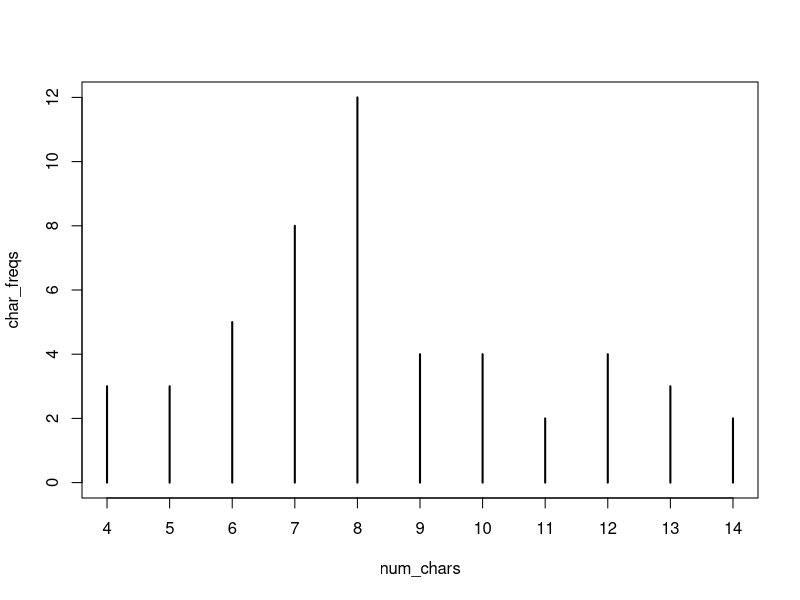

Reproduce this figure in R.
stat_range <- function(x) {
  max(x) - min(x)
}

stat_centers <- function(x) {
  return (c(median(x), mean(x)))
}

stat_spreads <- function(x) {
  return (c(stat_range(x), IQR(x), sd(x)))
}

states <- rownames(USArrests)
num_chars <- nchar(states)
char_freqs <- table(num_chars)
char_freqs
plot(char_freqs)

tolower(states)
toupper(states)
casefold(states, upper=TRUE)
casefold(states, upper=FALSE)

paste(head(states), head(num_chars), sep = " ")
paste(head(states), collapse = "")

substr(states, 1, 3)
substr(states, -1, 3) #Unsure how to get last 3
paste(substr(states, 1, 1), substr(states, -1, 3))

challenge <- function(n) {
  states_list <- c()
  if (n %% 2 == 0) {
    for (i in states) {
      if (len(i) == n) {
        states_list <- c(states_list, toupper(i))
      }
    }
  } else {
    for (i in states) {
      if (len(i) == n) {
        states_list <- c(states_list, i)
      }
    }
  }
}

temp_convert1 <- function(x = 1, to = "celsius") {
  switch(to,
         "celsius" = to_celsius(x),
         "kelvin" = to_kelvin(x),
         "reaumur" = to_reaumur(x),
         "rankine" = to_rankine(x))
}

temp_convert <- function(x, to) {
  return (temp_convert1(x, tolower(to)))
}

#Names of files
way1 <- c("file1.csv", "file2.csv", "file3.csv", "file4.csv", "file5.csv", "file6.csv",
          "file7.csv","file8.csv", "file9.csv", "file10.csv")
way2 <- c("sheet1.csv", "sheet2.csv", "sheet3.csv", "sheet4.csv", "sheet5.csv", "sheet6.csv",
          "sheet7.csv","sheet8.csv", "sheet9.csv", "sheet10.csv")
way3 <- c("doc1.csv", "doc2.csv", "doc3.csv", "doc4.csv", "doc5.csv", "doc6.csv",
          "doc7.csv","doc8.csv", "doc9.csv", "doc10.csv")

rename <- function(x) {
  replace(x, x=='file', 'dataset')
}

# name of output file
outfile <- "output.txt"

# writing to 'outfile.txt'
cat("title: Modify", file = outfile)
cat("\n", file = outfile, append = TRUE)
cat("author: Emily Lan", file = outfile, append = TRUE)
cat("\n", file = outfile, append = TRUE)
cat("Date: 3/27/2018", file = outfile, append = TRUE)
cat("\n", file = outfile, append = TRUE)
cat("Output: html_document", file = outfile, append = TRUE)
cat("\n", file = outfile, append = TRUE)
cat("This is the first line", file = outfile, append = TRUE)
# insert new line
cat("\n", file = outfile, append = TRUE)
cat("A 2nd line", file = "output.txt", append = TRUE)
# insert 2 new lines
cat("\n\n", file = outfile, append = TRUE)
cat("\nThe quick brown fox jumps over the lazy dog\n",
    file = outfile, append = TRUE)


is_color <- function(x) {
  return (is.element(x, colors()))
}
is_color('yellow')  # TRUE

is_color('blu')     # FALSE

is_color('turkuoise') # FALSE

colplot <- function(col) {
  if (is_color(col)) {
    plot(x <- rnorm(100, 2, 3))
  } else {
    stop(paste("invalid color", col))
  }
}


set.seed(1)
letrs <- sample(letters, size = 100, replace = TRUE)
dt <- table(letrs)
dt[c(1, 5, 9, 15, 21)]
dt[c(2, 3, 4, 6, 7, 8, 10, 11, 12, 13, 14, 16, 17, 18, 19, 20, 22, 23, 24, 25, 26)]

count_letters <- function(letrs) {
  dt <- table(letrs)
  print(len(letrs))
  print(sum(dt[c(1, 5, 9, 15, 21)]))
  print(sum(dt[c(2, 3, 4, 6, 7, 8, 10, 11, 12, 13, 14, 16, 17, 18, 19, 20, 22, 23, 24, 25, 26)]))
}